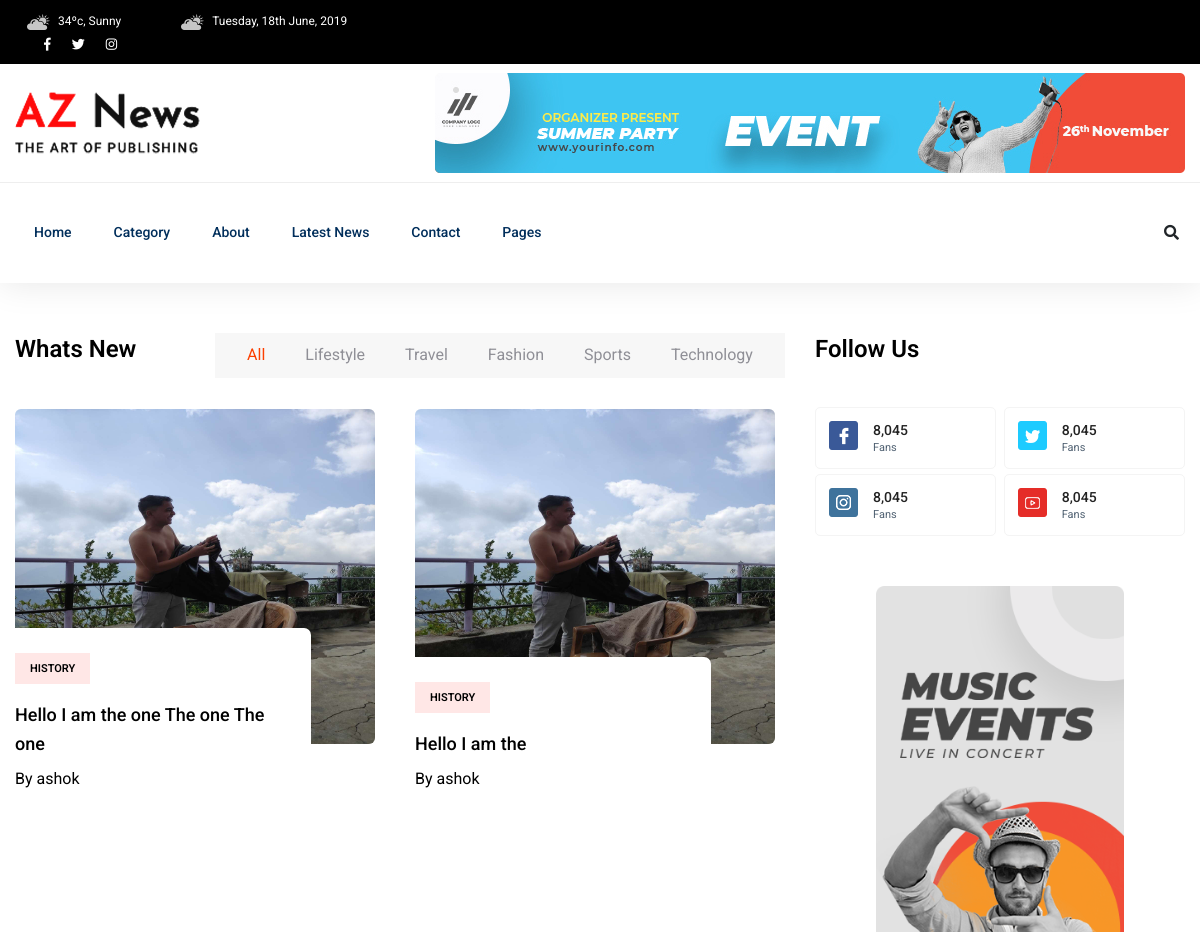
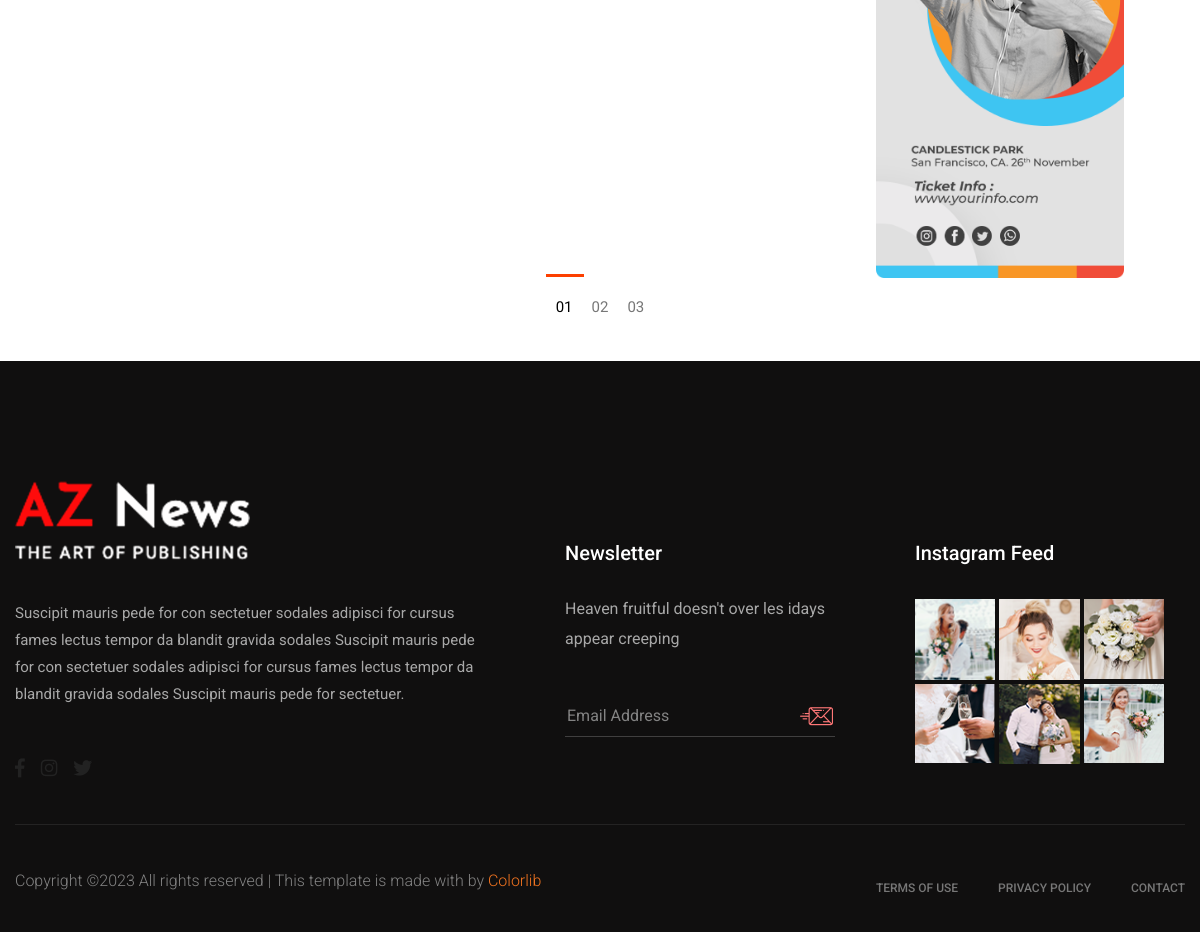
/category/history, run on the app's committed database (2 pictures, top to bottom).
### home/models.py (models this page shows, shortened)
class Post(models.Model):
    CHOICES = (
        ('EN', 'English'),
        ('NP', 'Nepali'),
    )
    title = models.CharField(max_length=100)
    timestamp = models.DateField(auto_now_add=True)
    thumbnail = models.ImageField(upload_to='post_thumbs')
    author = models.ForeignKey(Author, on_delete=models.CASCADE)
    categories = models.ForeignKey(Category, on_delete=models.CASCADE)
    content = RichTextUploadingField(blank=True, null=True,config_name='default')
    language=models.CharField(max_length=40, choices=CHOICES)
    slug = models.SlugField(null=False, blank=True, unique=True)

class Category(models.Model):
    title = models.CharField(max_length=40)
    slug=models.SlugField(null=False, blank=True, unique=True)
    def __str__(self):
        return self.title

class Author(models.Model):
    user = models.OneToOneField(User, on_delete=models.CASCADE)
    firstname=models.CharField(max_length=40)
    lastname=models.CharField(max_length=40)
    middlename=models.CharField(max_length=40, null=True, blank=True, default='')
    profile_picture = models.ImageField(default='default.jpg', upload_to='profilepics')
    bio=models.TextField(max_length=300, blank=True, null=True)
    facebook_link=models.URLField(blank=True, null=True)
    twitter_link=models.URLField(blank=True, null=True)
    youtube_link=models.URLField(blank=True, null=True)
    slug=models.SlugField(null=False, blank=True, unique=True)
    def __str__(self):
        return self.user.username

### home/views.py (the view)
# urls.py: path('category/<slug:slug>', categoryview, name='category'),
def categoryview(request, slug):
    searched=Post.objects.filter(categories__slug=slug).order_by('timestamp')
    item=Category.objects.get(slug=slug)
    page=request.GET.get('page', 1)
    paginator=Paginator(searched, 7)
    try:
        a_post = paginator.page(page)
    except PageNotAnInteger:
        a_post = paginator.page(1)
    except EmptyPage:
        a_post = paginator.page(paginator.num_pages)
    context={'item':item,
             'searched':searched,
             'posts':a_post,
             }
    return render(request, 'home/category.html',context)

### templates/home/category.html (shortened to what this page needs)
{% extends 'base.html' %}
{% block content %}
<main>
     <section class="whats-news-area pt-50 pb-20">
         <div class="container">
             <div class="row">
             <div class="col-lg-8">
                 <div class="row d-flex justify-content-between">
                     <div class="col-lg-3 col-md-3">
                         <div class="section-tittle mb-30">
                             <h3>Whats New</h3>
                         </div>
                     </div>
                     <div class="col-lg-9 col-md-9">
                         <div class="properties__button">
                             <nav>
                                 <div class="nav nav-tabs" id="nav-tab" role="tablist">
                                     <a class="nav-item nav-link active" id="nav-home-tab" data-toggle="tab" href="#nav-home" role="tab" aria-controls="nav-home" aria-selected="true">All</a>
                                     <a class="nav-item nav-link" id="nav-profile-tab" data-toggle="tab" href="#nav-profile" role="tab" aria-controls="nav-profile" aria-selected="false">Lifestyle</a>
                                     <a class="nav-item nav-link" id="nav-contact-tab" data-toggle="tab" href="#nav-contact" role="tab" aria-controls="nav-contact" aria-selected="false">Travel</a>
                                     <a class="nav-item nav-link" id="nav-last-tab" data-toggle="tab" href="#nav-last" role="tab" aria-controls="nav-contact" aria-selected="false">Fashion</a>
                                     <a class="nav-item nav-link" id="nav-Sports" data-toggle="tab" href="#nav-nav-Sport" role="tab" aria-controls="nav-contact" aria-selected="false">Sports</a>
                                     <a class="nav-item nav-link" id="nav-technology" data-toggle="tab" href="#nav-techno" role="tab" aria-controls="nav-contact" aria-selected="false">Technology</a>
                                 </div>
                             </nav>
                         </div>
                     </div>
                 </div>
                 <div class="row">
                     <div class="col-12">
                         <div class="tab-content" id="nav-tabContent">
                             <div class="tab-pane fade show active" id="nav-home" role="tabpanel" aria-labelledby="nav-home-tab">
                                 <div class="whats-news-caption">
                                     <div class="row">
                                        {% for post in posts %}
                                         <div class="col-lg-6 col-md-6">
                                             <div class="single-what-news mb-100">
                                                 <div class="what-img">
                                                     <img src="{{post.thumbnail.url}}" style="width: 360px; height: 335px;" alt="">
                                                 </div>
                                                 <div class="what-cap">
                                                     <span class="color1">{{post.categories}}</span>
                                                     <h4><a href="#">{{post.title}}</a></h4>
                                                     <h5><small>By {{post.author}}</small></h5>
                                                 </div>
                                             </div>
                                         </div>
                                         {% endfor %}
                                     </div>
                                 </div>
                             </div>
                         </div>
                     </div>
                 </div>
             </div>
             <div class="col-lg-4">
                 <div class="section-tittle mb-40">
                     <h3>Follow Us</h3>
                 </div>
                 <div class="single-follow mb-45">
                     <div class="single-box">
                         <div class="follow-us d-flex align-items-center">
                             <div class="follow-social">
                                 <a href="#"><img src="assets/img/news/icon-fb.png" alt=""></a>
                             </div>
                             <div class="follow-count">
                                 <span>8,045</span>
                                 <p>Fans</p>
                             </div>
                         </div>
                         <div class="follow-us d-flex align-items-center">
                             <div class="follow-social">
                                 <a href="#"><img src="assets/img/news/icon-tw.png" alt=""></a>
                             </div>
                             <div class="follow-count">
                                 <span>8,045</span>
                                 <p>Fans</p>
                             </div>
                         </div>
                             <div class="follow-us d-flex align-items-center">
                             <div class="follow-social">
                                 <a href="#"><img src="assets/img/news/icon-ins.png" alt=""></a>
                             </div>
                             <div class="follow-count">
                                 <span>8,045</span>
                                 <p>Fans</p>
                             </div>
                         </div>
                         <div class="follow-us d-flex align-items-center">
                             <div class="follow-social">
                                 <a href="#"><img src="assets/img/news/icon-yo.png" alt=""></a>
                             </div>
                             <div class="follow-count">
                                 <span>8,045</span>
                                 <p>Fans</p>
                             </div>
                         </div>
                     </div>
                 </div>
                 <div class="news-poster d-none d-lg-block">
                     <img src="assets/img/news/news_card.jpg" alt="">
                 </div>
             </div>
             </div>
         </div>
     </section>
     <div class="pagination-area pb-45 text-center">
         <div class="container">
             <div class="row">
                 <div class="col-xl-12">
                     <div class="single-wrap d-flex justify-content-center">
                         <nav aria-label="Page navigation example">
                             <ul class="pagination justify-content-start">
                               <li class="page-item"><a class="page-link" href="#"></a></li>
                                 <li class="page-item active"><a class="page-link" href="#">01</a></li>
                                 <li class="page-item"><a class="page-link" href="#">02</a></li>
                                 <li class="page-item"><a class="page-link" href="#">03</a></li>
                               <li class="page-item"><a class="page-link" href="#"></a></li>
                             </ul>
                           </nav>
                     </div>
                 </div>
             </div>
         </div>
     </div>
     </main>
{% endblock content %}

### data on the page
Post: thumbnail (picture), categories "HISTORY", title "Hello I am the one The one The one", author "ashok"
Post: thumbnail (picture), categories "HISTORY", title "Hello I am the", author "ashok"
